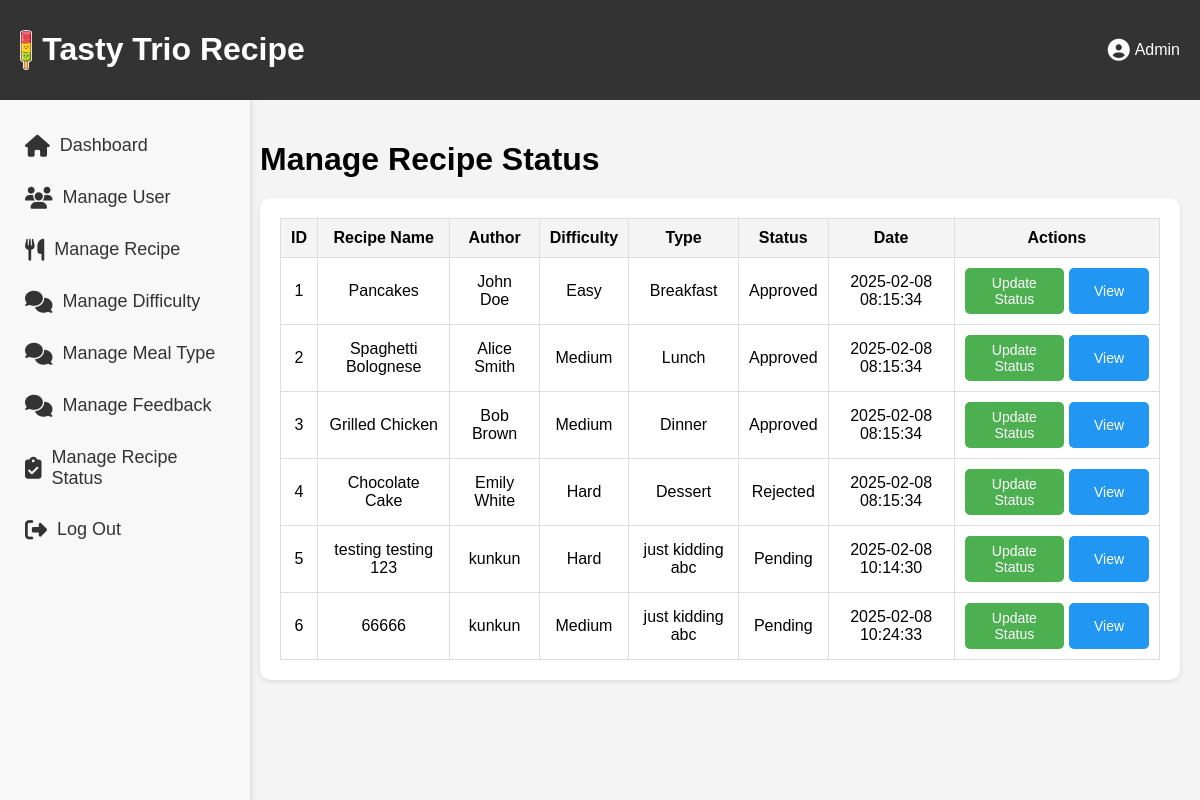
/manage_recipe_status.php, run on the app's committed database.
### tables this page shows
CREATE TABLE `recipe` (
  `recipeID` int(11) NOT NULL,
  `recipeImg` varchar(255) DEFAULT NULL,
  `recipeName` varchar(255) NOT NULL,
  `recipeIngred` text NOT NULL,
  `recipeDesc` text NOT NULL,
  `recipeDate` timestamp NOT NULL DEFAULT current_timestamp(),
  `recipeStatus` varchar(255) NOT NULL,
  `remark` text DEFAULT NULL,
  `userID` int(11) DEFAULT NULL,
  `diffID` int(11) DEFAULT NULL,
  `typeID` int(11) DEFAULT NULL
);

CREATE TABLE `registered_user` (
  `userID` int(11) NOT NULL,
  `userImg` varchar(255) DEFAULT NULL,
  `userName` varchar(255) NOT NULL,
  `userEmail` varchar(255) NOT NULL,
  `userPass` varchar(255) NOT NULL,
  `userBio` text DEFAULT NULL,
  `favID` int(11) DEFAULT NULL,
  `reset_token` varchar(255) DEFAULT NULL,
  `userStatus` enum('Active','Inactive','Banned') NOT NULL DEFAULT 'Active'
);

CREATE TABLE `meal_difficulty` (
  `diffID` int(11) NOT NULL,
  `mealDiff` varchar(255) NOT NULL
);

CREATE TABLE `meal_type` (
  `typeID` int(11) NOT NULL,
  `mealType` varchar(255) NOT NULL
);

### manage_recipe_status.php (the view, shortened to what this page needs)
<?php
include 'db.php';
$query = "SELECT recipe.recipeID, recipe.recipeName, recipe.recipeStatus, recipe.recipeDate,
                 registered_user.userName, meal_difficulty.mealDiff, meal_type.mealType
          FROM recipe
          LEFT JOIN registered_user ON recipe.userID = registered_user.userID
          LEFT JOIN meal_difficulty ON recipe.diffID = meal_difficulty.diffID
          LEFT JOIN meal_type ON recipe.typeID = meal_type.typeID";
$result = $conn->query($query);
?>
<!DOCTYPE html>
<html lang="en">
<head>
    <link rel="stylesheet" href="https://cdnjs.cloudflare.com/ajax/libs/font-awesome/6.4.2/css/all.min.css">
</head>
<body>
    <?php include('admin_Side_Nav.php'); ?>
    <div class="main-content">
        <h1>Manage Recipe Status</h1>
        <div class="table-container">
            <table>
                <thead>
                    <tr>
                        <th>ID</th>
                        <th>Recipe Name</th>
                        <th>Author</th>
                        <th>Difficulty</th>
                        <th>Type</th>
                        <th>Status</th>
                        <th>Date</th>
                        <th>Actions</th>
                    </tr>
                </thead>
                <tbody>
                    <?php while ($row = $result->fetch_assoc()) { ?>
                        <tr>
                            <td><?= $row['recipeID'] ?></td>
                            <td><?= $row['recipeName'] ?></td>
                            <td><?= $row['userName'] ?: 'Guest' ?></td>
                            <td><?= $row['mealDiff'] ?: 'Unknown' ?></td>
                            <td><?= $row['mealType'] ?: 'Unknown' ?></td>
                            <td><?= $row['recipeStatus'] ?></td>
                            <td><?= $row['recipeDate'] ?></td>
                            <td>
                                <div class="action-buttons">
                                    <button class="edit-btn" onclick="openEditModal('<?= $row['recipeID'] ?>', '<?= $row['recipeStatus'] ?>')">Update Status</button>
                                    <button class="view-btn" onclick="viewRecipe('<?= $row['recipeID'] ?>')">View</button>
                                </div>
                            </td>
                        </tr>
                    <?php } ?>
                </tbody>
            </table>
        </div>
    </div>
</body>
</html>

### manage_recipe_status.php (style rules this page uses)
body { margin: 0; font-family: Arial, sans-serif; background-color: #f4f4f4; }
.main-content { margin-left: 240px; padding: 20px; }
.main-content h1 { margin-bottom: 20px; }
.table-container { background-color: white; padding: 20px; border-radius: 10px; box-shadow: 0 2px 5px rgba(0, 0, 0, 0.1); }
table { width: 100%; border-collapse: collapse; }
table, th, td { border: 1px solid #ddd; }
th, td { padding: 10px; text-align: center; }
th { background-color: #f4f4f4; }
.action-buttons { display: flex; justify-content: center; gap: 5px; }
.action-buttons button { padding: 7px 15px; border: none; border-radius: 5px; cursor: pointer; font-size: 14px; display: inline-block; min-width: 80px; }
.view-btn { background-color: #2196F3; color: white; }
.edit-btn { background-color: #4CAF50; color: white; }

### admin_Side_Nav.php (style rules this page uses)
body { margin: 0; font-family: Arial, sans-serif; background-color: #f4f4f4; }

### data on the page
recipe: recipeID "1", recipeName "Pancakes", userID.userName "John Doe", diffID.mealDiff "Easy", typeID.mealType "Breakfast", recipeStatus "Approved", recipeDate "2025-02-08 08:15:34"
recipe: recipeID "2", recipeName "Spaghetti Bolognese", userID.userName "Alice Smith", diffID.mealDiff "Medium", typeID.mealType "Lunch", recipeStatus "Approved", recipeDate "2025-02-08 08:15:34"
recipe: recipeID "3", recipeName "Grilled Chicken", userID.userName "Bob Brown", diffID.mealDiff "Medium", typeID.mealType "Dinner", recipeStatus "Approved", recipeDate "2025-02-08 08:15:34"
recipe: recipeID "4", recipeName "Chocolate Cake", userID.userName "Emily White", diffID.mealDiff "Hard", typeID.mealType "Dessert", recipeStatus "Rejected", recipeDate "2025-02-08 08:15:34"
recipe: recipeID "5", recipeName "testing testing 123", userID.userName "kunkun", diffID.mealDiff "Hard", typeID.mealType "just kidding abc", recipeStatus "Pending", recipeDate "2025-02-08 10:14:30"
recipe: recipeID "6", recipeName "66666", userID.userName "kunkun", diffID.mealDiff "Medium", typeID.mealType "just kidding abc", recipeStatus "Pending", recipeDate "2025-02-08 10:24:33"
